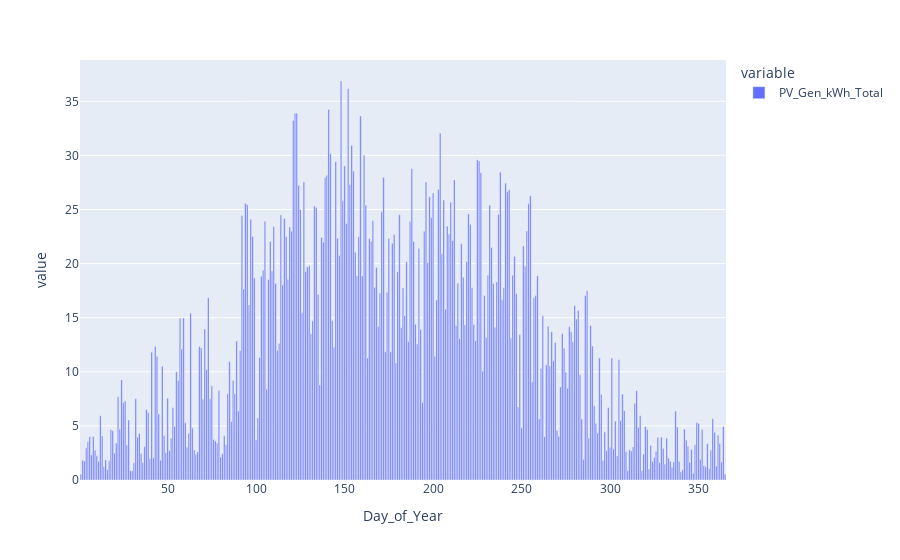

Notebook cell for this chart:
### Code cell
import plotly.express as px
import seaborn as sns

px.bar(pv_model.summary_grouped.daily.PV_Gen_kWh_Total)

### Figure 1 — Plotly figure (JSON) as saved in the notebook; plotly's stock layout.template omitted (floating-point values rounded to 4 significant figures; data arrays with more than 128 entries replaced by an {"elided": "..."} marker saying what was removed)
{"data": [{"alignmentgroup": "True", "hovertemplate": "variable=PV_Gen_kWh_Total<br>Day_of_Year=%{x}<br>value=%{y}<extra></extra>", "legendgroup": "PV_Gen_kWh_Total", "marker": {"color": "#636efa", "pattern": {"shape": ""}}, "name": "PV_Gen_kWh_Total", "offsetgroup": "PV_Gen_kWh_Total", "orientation": "v", "showlegend": true, "textposition": "auto", "type": "bar", "x": {"elided": "365 int values"}, "xaxis": "x", "y": {"elided": "365 float values"}, "yaxis": "y"}], "layout": {"barmode": "relative", "legend": {"title": {"text": "variable"}, "tracegroupgap": 0}, "margin": {"t": 60}, "xaxis": {"anchor": "y", "domain": [0, 1], "title": {"text": "Day_of_Year"}}, "yaxis": {"anchor": "x", "domain": [0, 1], "title": {"text": "value"}}}}
